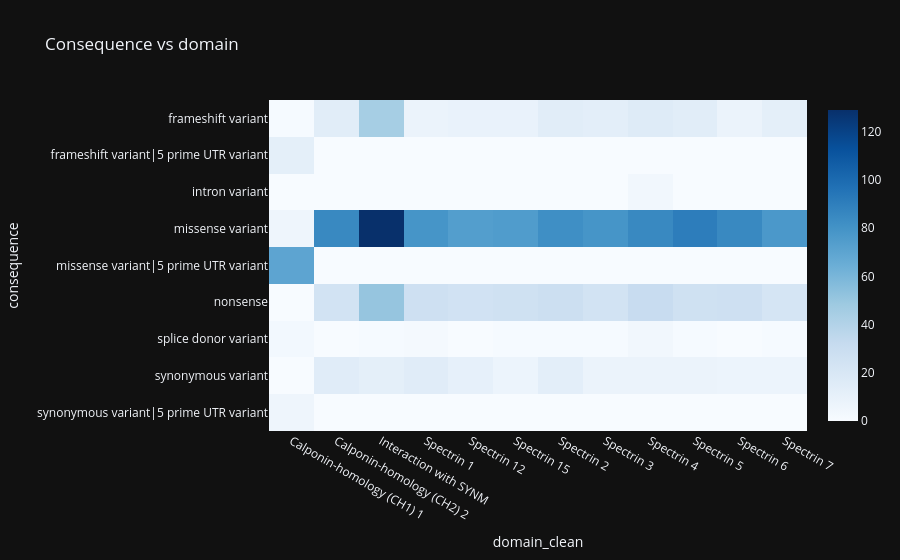

Notebook cell for this chart:
### Markdown cell above
## 8. 📊 consequence vs domain

### Code cell
top_cons = d['consequence'].value_counts().head(10).index
top_dom = d['domain_clean'].value_counts().head(12).index
tmp = d[d['consequence'].isin(top_cons) & d['domain_clean'].isin(top_dom)]
heat = pd.crosstab(tmp['consequence'], tmp['domain_clean'])
fig = px.imshow(heat, aspect='auto', color_continuous_scale='Blues', title='Consequence vs domain')
fig.show()

### Figure 1 — Plotly figure (JSON) as saved in the notebook; plotly's stock layout.template omitted (floating-point values rounded to 4 significant figures)
{"data": [{"coloraxis": "coloraxis", "name": "0", "x": ["Calponin-homology (CH1) 1", "Calponin-homology (CH2) 2", "Interaction with SYNM", "Spectrin 1", "Spectrin 12", "Spectrin 15", "Spectrin 2", "Spectrin 3", "Spectrin 4", "Spectrin 5", "Spectrin 6", "Spectrin 7"], "y": ["frameshift variant", "frameshift variant|5 prime UTR variant", "intron variant", "missense variant", "missense variant|5 prime UTR variant", "nonsense", "splice donor variant", "synonymous variant", "synonymous variant|5 prime UTR variant"], "z": [[1, 14, 45, 8, 9, 9, 14, 13, 16, 14, 8, 12], [12, 0, 0, 0, 0, 0, 0, 0, 0, 0, 0, 0], [0, 0, 0, 0, 0, 0, 0, 0, 4, 0, 0, 0], [6, 85, 129, 79, 74, 75, 82, 79, 85, 91, 85, 77], [70, 0, 0, 0, 0, 0, 0, 0, 0, 0, 0, 0], [0, 24, 51, 27, 25, 26, 28, 24, 31, 26, 27, 22], [3, 0, 1, 2, 0, 1, 1, 1, 4, 1, 0, 1], [0, 15, 12, 15, 11, 7, 13, 8, 8, 8, 7, 7], [6, 0, 0, 0, 0, 0, 0, 0, 0, 0, 0, 0]], "type": "heatmap", "xaxis": "x", "yaxis": "y", "hovertemplate": "domain_clean: %{x}<br>consequence: %{y}<br>color: %{z}<extra></extra>"}], "layout": {"xaxis": {"anchor": "y", "domain": [0.0, 1.0], "title": {"text": "domain_clean"}}, "yaxis": {"anchor": "x", "domain": [0.0, 1.0], "autorange": "reversed", "title": {"text": "consequence"}}, "coloraxis": {"colorscale": [[0.0, "rgb(247,251,255)"], [0.125, "rgb(222,235,247)"], [0.25, "rgb(198,219,239)"], [0.375, "rgb(158,202,225)"], [0.5, "rgb(107,174,214)"], [0.625, "rgb(66,146,198)"], [0.75, "rgb(33,113,181)"], [0.875, "rgb(8,81,156)"], [1.0, "rgb(8,48,107)"]]}, "title": {"text": "Consequence vs domain"}}}
